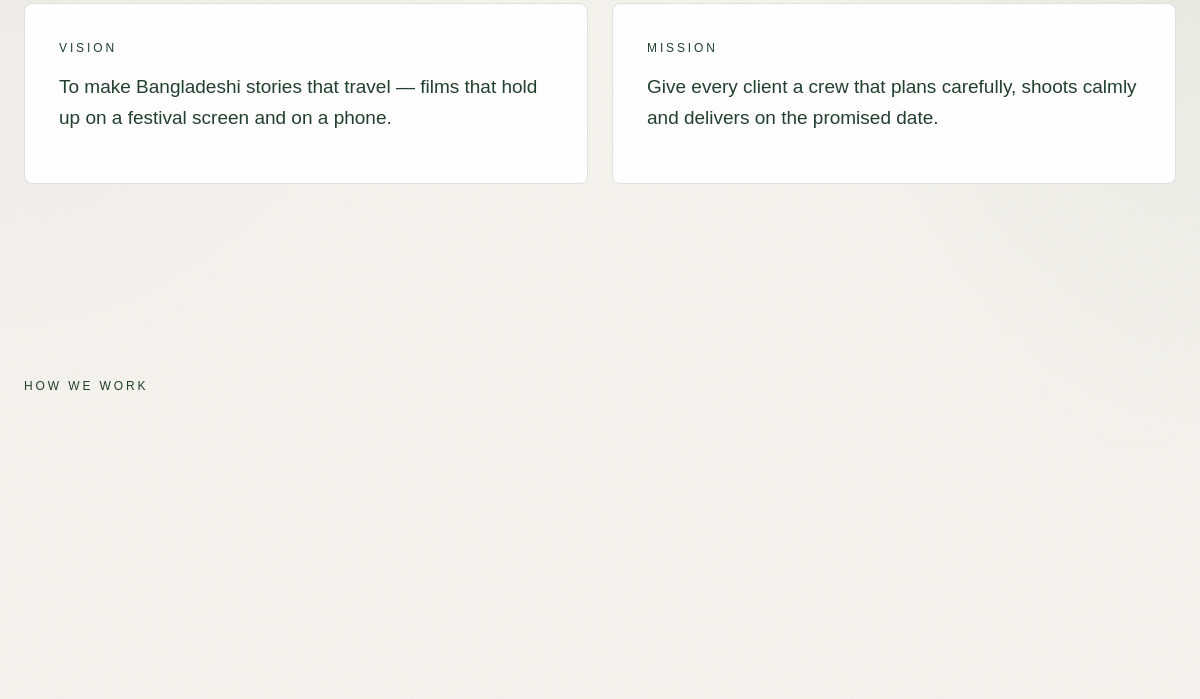
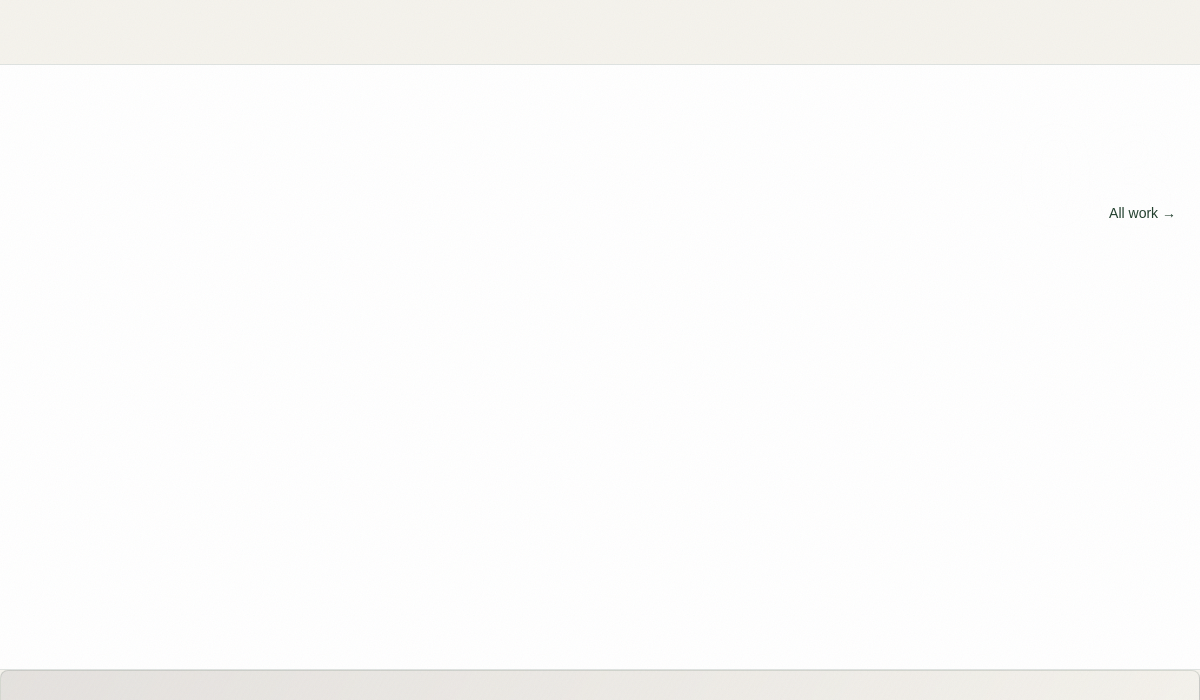
Before: /about (middle part) with the older database file (2 pictures, top to bottom).
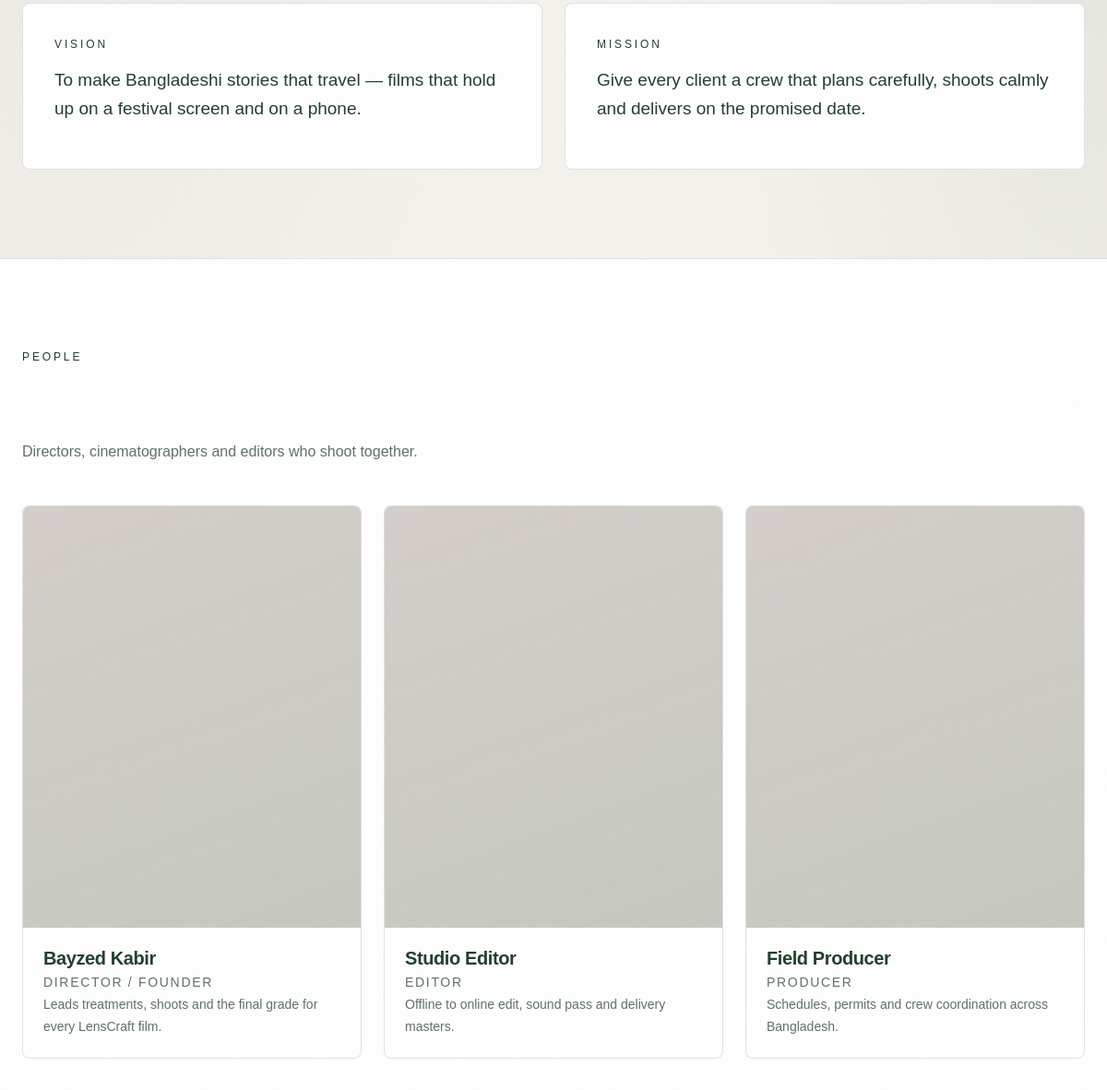
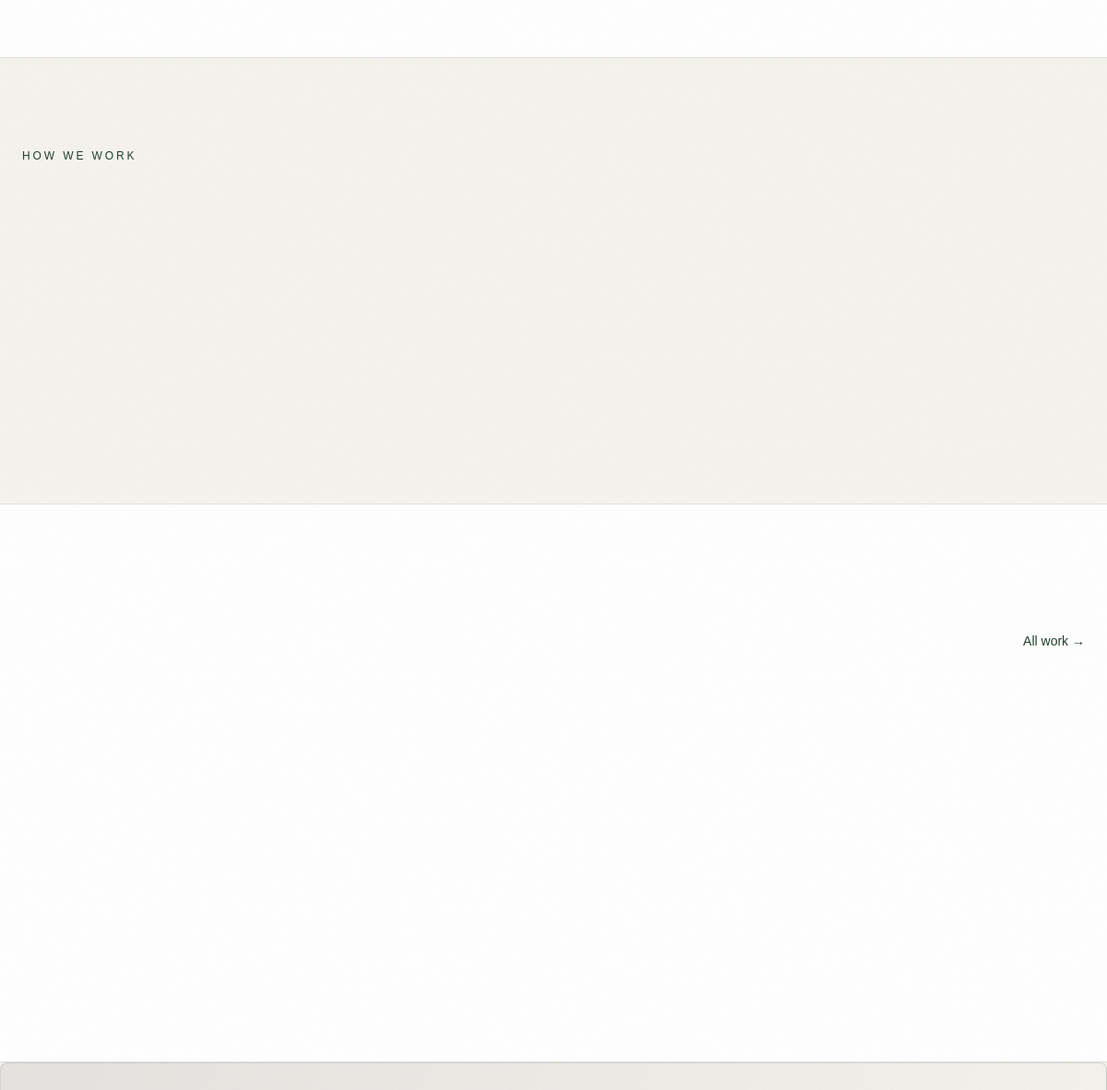
After: the same page with the newer database file (2 pictures, top to bottom).
### tables this page shows
CREATE TABLE IF NOT EXISTS team_members (
  id             INT UNSIGNED NOT NULL AUTO_INCREMENT,
  name           VARCHAR(120) NOT NULL,
  role           VARCHAR(120) NULL,
  bio            TEXT NULL,
  photo_media_id INT UNSIGNED NULL,
  sort_order     INT NOT NULL DEFAULT 0,
  is_active      TINYINT(1) NOT NULL DEFAULT 1,
  created_at     DATETIME NOT NULL DEFAULT CURRENT_TIMESTAMP,
  PRIMARY KEY (id),
  KEY idx_team_active (is_active)
);

### app/Support/Database.php (called while the page is built, shortened)
<?php
class Database
{
    private static ?PDO $pdo = null;
    public static function pdo(): PDO
    {
        if (self::$pdo instanceof PDO) {
            return self::$pdo;
        }
        $cfg = config('db');
        $dsn = sprintf('mysql:host=%s;port=%d;dbname=%s;charset=%s', $cfg['host'], $cfg['port'], $cfg['name'], $cfg['charset']);
        try {
            self::$pdo = new PDO($dsn, $cfg['user'], $cfg['pass'], [
                PDO::ATTR_ERRMODE            => PDO::ERRMODE_EXCEPTION,
                PDO::ATTR_DEFAULT_FETCH_MODE => PDO::FETCH_ASSOC,
                PDO::ATTR_EMULATE_PREPARES   => false,
            ]);
        } catch (PDOException $e) {
            throw new RuntimeException(
                'Database connection failed. Start MySQL in XAMPP and import database/schema.sql. (' . $e->getMessage() . ')',
                0,
                $e
            );
        }
        return self::$pdo;
    }
    public static function run(string $sql, array $params = []): PDOStatement
    {
        $stmt = self::pdo()->prepare($sql);
        $stmt->execute($params);
        return $stmt;
    }
    public static function all(string $sql, array $params = []): array
    {
        return self::run($sql, $params)->fetchAll();
    }
}

### app/Models/Project.php (called while the page is built, shortened)
<?php
class Project
{
    public static function published(string $category = '', int $limit = 60): array
    {
        $sql = 'SELECT p.*, m.path AS cover_path FROM projects p LEFT JOIN media m ON m.id = p.cover_media_id
                WHERE p.status = "published"';
        $params = [];
        $sql .= ' ORDER BY p.sort_order ASC, p.id DESC LIMIT ' . max(1, min($limit, 100));
        return Database::all($sql, $params);
    }
}

### app/Controllers/Site/AboutController.php (called while the page is built, shortened)
<?php
class AboutController extends Controller
{
    public function index(): void
    {
        $this->site('site.about', [
            'hero'     => Content::get('about', 'hero', ['heading' => 'About LensCraft']),
            'vision'   => Content::get('about', 'vision'),
            'approach' => Content::get('about', 'approach', ['steps' => []]),
            'teamIntro'=> Content::get('about', 'team', [
                'heading' => 'The crew',
                'subheading' => 'Directors, cinematographers and editors who shoot together.',
                'enabled' => '1',
            ]),
            'team'     => TeamMember::active(),
            'ctaBand'  => Content::get('home', 'cta_band'),
            'projects' => Project::published('', 3),
            'title'    => 'About',
        ]);
    }
}

### public/index.php (called while the page is built, shortened)
<?php
$router = new Router();
$path = parse_url($_SERVER['REQUEST_URI'] ?? '/', PHP_URL_PATH) ?: '/';
try {
    $router->dispatch($_SERVER['REQUEST_METHOD'] ?? 'GET', $path);
} catch (Throwable $e) {
    if (config('app_debug')) {
        http_response_code(500);
        echo '<pre style="background:#0B0B0B;color:#F5F5F5;padding:24px;font:13px/1.6 monospace">';
        echo e($e->getMessage()) . "\n\n" . e($e->getTraceAsString());
        echo '</pre>';
        exit;
    }
    error_log($e->getMessage());
    http_response_code(500);
    echo view('site.500', [], 'site');
}

### app/config.php (called while the page is built)
<?php
return array_merge([
    'app_name'    => 'LensCraft Production',
    'app_env'     => 'local',
    'app_debug'   => true,
    'base_url'    => '',
    'db' => [
        'host'    => '127.0.0.1',
        'port'    => 3306,
        'name'    => 'lenscraft',
        'user'    => 'root',
        'pass'    => '',
        'charset' => 'utf8mb4',
    ],
    'uploads' => [
        'video_dir'   => __DIR__ . '/../public/uploads/videos',
        'image_dir'   => __DIR__ . '/../public/uploads/images',
        'thumb_dir'   => __DIR__ . '/../public/uploads/thumbs',
        'temp_dir'    => __DIR__ . '/../storage/temp',
        'max_video'   => 2 * 1024 * 1024 * 1024,
        'max_image'   => 12 * 1024 * 1024,
        'chunk_size'  => 4 * 1024 * 1024,
        'video_types' => ['video/mp4', 'video/quicktime', 'video/x-matroska', 'video/webm'],
        'image_types' => ['image/jpeg', 'image/png', 'image/webp', 'image/gif', 'image/svg+xml'],
        'doc_types'   => ['application/pdf', 'text/plain'],
    ],
    'session_name' => 'lenscraft_admin',
    'timezone'     => 'Asia/Dhaka',
], file_exists(__DIR__ . '/config.local.php') ? require __DIR__ . '/config.local.php' : []);

### app/Controllers/Controller.php (called while the page is built, shortened)
<?php
abstract class Controller
{
    protected function site(string $template, array $data = []): void
    {
        $data['settings'] = Settings::all();
        $data['navPath'] = current_path();
        render($template, $data, 'site');
    }
}

### app/Models/TeamMember.php (called while the page is built, shortened)
<?php
class TeamMember
{
    public static function active(): array
    {
        return Database::all(
            'SELECT t.*, m.path AS photo_path FROM team_members t
             LEFT JOIN media m ON m.id = t.photo_media_id
             WHERE t.is_active = 1 ORDER BY t.sort_order ASC, t.id ASC'
        );
    }
}

### app/Views/site/about.php (the view, shortened to what this page needs)
<section class="section two-col">
    <article class="panel">
        <p class="eyebrow">Vision</p>
        <p class="lead"><?= e($vision['vision'] ?? '') ?></p>
    </article>
    <article class="panel">
        <p class="eyebrow">Mission</p>
        <p class="lead"><?= e($vision['mission'] ?? '') ?></p>
    </article>
</section>
<?php if (($teamIntro['enabled'] ?? '1') === '1' && $team): ?>
    <section class="section section--alt" id="team">
        <div class="section__head">
            <div>
                <p class="eyebrow">People</p>
                <h2><?= e($teamIntro['heading'] ?? 'The crew') ?></h2>
                <p class="section__sub"><?= e($teamIntro['subheading'] ?? '') ?></p>
            </div>
        </div>
        <div class="team-grid">
            <?php foreach ($team as $member): ?>
                <article class="team-card">
                    <div class="team-card__photo" <?= $member['photo_path'] ? 'style="background-image:url(' . e(uploaded($member['photo_path'])) . ')"' : '' ?>></div>
                    <div class="team-card__body">
                        <h3><?= e($member['name']) ?></h3>
                        <?php if ($member['role']): ?><p class="team-card__role"><?= e($member['role']) ?></p><?php endif; ?>
                        <?php if ($member['bio']): ?><p><?= e($member['bio']) ?></p><?php endif; ?>
                    </div>
                </article>
            <?php endforeach; ?>
        </div>
    </section>
<?php endif; ?>
<section class="section">
    <div class="section__head">
        <div>
            <p class="eyebrow">How we work</p>
            <h2>Approach</h2>
        </div>
    </div>
    <div class="grid grid--steps">
    </div>
</section>
<?php if ($projects): ?>
    <section class="section section--alt">
        <div class="section__head">
            <h2>Recent films</h2>
            <a class="link-arrow" href="<?= url('/work') ?>">All work →</a>
        </div>
        <div class="grid grid--work">
        </div>
    </section>
<?php endif; ?>
<section class="cta-band">
</section>

### app/Support/Router.php (shortened to what this page needs)
<?php
class Router
{
    private array $routes = ['GET' => [], 'POST' => []];
    private function add(string $method, string $path, callable|string $handler): void
    {
        $params = [];
        $pattern = preg_replace_callback('~\{(\w+)\}~', static function (array $m) use (&$params): string {
            $params[] = $m[1];
            return '([^/]+)';
        }, '/' . trim($path, '/'));
        $this->routes[$method][] = [
            'pattern' => '~^' . rtrim((string) $pattern, '/') . '/?$~',
            'handler' => $handler,
            'params'  => $params,
        ];
    }
    public function dispatch(string $method, string $path): void
    {
        $path = '/' . trim($path, '/');
        $method = $method === 'POST' ? 'POST' : 'GET';
        foreach ($this->routes[$method] as $route) {
            if (preg_match($route['pattern'], $path, $matches)) {
                array_shift($matches);
                $this->call($route['handler'], $matches);
                return;
            }
        }
    }
    private function call(callable|string $handler, array $args): void
    {
        if (is_string($handler)) {
            [$class, $method] = explode('@', $handler);
            $controller = new $class();
            $controller->{$method}(...$args);
            return;
        }
    }
}

### app/helpers.php (shortened to what this page needs)
<?php
function config(?string $key = null, mixed $default = null): mixed
{
    static $config = null;
    if ($config === null) {
        $config = require __DIR__ . '/config.php';
    }
    return $config[$key] ?? $default;
}
function e(?string $value): string
{
    return htmlspecialchars((string) $value, ENT_QUOTES | ENT_SUBSTITUTE, 'UTF-8');
}
function url(string $path = '/'): string
{
    $base = rtrim((string) config('base_url'), '/');
    $path = '/' . ltrim($path, '/');
    return $base . ($path === '/' ? '/' : rtrim($path, '/'));
}
function asset(string $path): string
{
    $base = rtrim((string) config('base_url'), '/');
    return $base . '/assets/' . ltrim($path, '/');
}
function current_path(): string
{
    $base = rtrim((string) config('base_url'), '/');
    $path = parse_url($_SERVER['REQUEST_URI'] ?? '/', PHP_URL_PATH) ?: '/';
    return '/' . trim($path, '/');
}
function is_active(string $prefix): bool
{
    $path = current_path();
    return $path === $prefix || str_starts_with($path, rtrim($prefix, '/') . '/');
}
function view(string $template, array $data = [], ?string $layout = null): string
{
    $file = __DIR__ . '/Views/' . str_replace('.', '/', $template) . '.php';
    extract($data, EXTR_SKIP);
    require $file;
    $content = (string) ob_get_clean();
    if ($layout !== null) {
        $layoutFile = __DIR__ . '/Views/layouts/' . $layout . '.php';
        require $layoutFile;
        $content = (string) ob_get_clean();
    }
    return $content;
}
function render(string $template, array $data = [], ?string $layout = null): void
{
    echo view($template, $data, $layout);
}

### app/Views/layouts/site.php (shortened to what this page needs)
<?php
$settings = $settings ?? [];
$studio = $settings['studio_name'] ?? 'LensCraft Production';
?>
<!doctype html>
<html lang="en">
<head>
    <link rel="stylesheet" href="<?= asset('css/site.css') ?>">
</head>
<body>
<main>
<?= $content ?>
</main>
</body>
</html>

### public/assets/css/site.css (style rules this page uses)
:root { --bg: #F5F3ED; --surface: #FFFFFF; --surface-2: #EBE7DF; --border: rgba(31, 61, 43, 0.14); --text: #1F3D2B; --muted: #5F6F66; --accent: #1F3D2B; --accent-2: #301F3D; --accent-soft: rgba(31, 61, 43, 0.08); --danger: #A33B3B; --radius: 4px; --radius-lg: 8px; --maxw: 1200px; --nav-h: 76px; --font-display: 'Handel Gothic', 'Arial Narrow', 'Franklin Gothic Medium', sans-serif; --font-body: 'Handel Gothic', 'Arial Narrow', 'Franklin Gothic Medium', sans-serif; }
* { box-sizing: border-box; }
html { scroll-behavior: smooth; }
body { margin: 0; background: radial-gradient(90% 60% at 0% 0%, rgba(48, 31, 61, 0.06), transparent 55%), radial-gradient(70% 50% at 100% 10%, rgba(31, 61, 43, 0.07), transparent 50%), var(--bg); color: var(--text); font-family: var(--font-body); font-size: 16px; line-height: 1.7; font-weight: 400; -webkit-font-smoothing: antialiased; }
h1, h2, h3, h4 { font-family: var(--font-display); font-weight: 700; line-height: 1.1; letter-spacing: -0.02em; margin: 0 0 12px; }
h2 { font-size: clamp(28px, 4vw, 48px); }
h3 { font-size: 20px; }
p { margin: 0 0 16px; }
a { color: inherit; text-decoration: none; }
.eyebrow { font-size: 12px; letter-spacing: 0.24em; text-transform: uppercase; color: var(--accent); font-weight: 500; margin-bottom: 14px; }
.link-arrow { color: var(--accent); font-size: 14px; font-weight: 500; white-space: nowrap; }
.section { max-width: var(--maxw); margin: 0 auto; padding: 96px 24px; }
.section--alt { max-width: none; background: var(--surface); border-block: 1px solid var(--border); }
.section--alt > * { max-width: var(--maxw); margin-inline: auto; }
.section__head { display: flex; align-items: flex-end; justify-content: space-between; gap: 24px; margin-bottom: 44px; }
.section__sub { color: var(--muted); max-width: 52ch; margin: 0; }
.grid { display: grid; gap: 24px; }
.grid--work { grid-template-columns: repeat(3, 1fr); }
.grid--steps { grid-template-columns: repeat(4, 1fr); }
.cta-band { max-width: var(--maxw); margin: 0 auto 96px; padding: 56px 48px; border: 1px solid var(--border); border-radius: var(--radius-lg); background: linear-gradient(120deg, rgba(48, 31, 61, 0.08), rgba(245, 243, 237, 0.95)); display: flex; align-items: center; justify-content: space-between; gap: 32px; flex-wrap: wrap; }
.team-grid { display: grid; grid-template-columns: repeat(3, 1fr); gap: 24px; }
.team-card { background: var(--surface); border: 1px solid var(--border); border-radius: var(--radius-lg); overflow: hidden; }
.team-card__photo { aspect-ratio: 4 / 5; background: linear-gradient(160deg, rgba(48, 31, 61, 0.12), rgba(31, 61, 43, 0.18)), var(--surface-2); background-size: cover; background-position: center; }
.team-card__body { padding: 22px; }
.team-card__body h3 { margin-bottom: 4px; }
.team-card__role { color: var(--accent-2); font-size: 12px; letter-spacing: 0.12em; text-transform: uppercase; margin: 0 0 12px; }
.team-card__body p { color: var(--muted); font-size: 14px; margin: 0; }
.two-col { display: grid; grid-template-columns: repeat(2, 1fr); gap: 24px; }
.panel { border: 1px solid var(--border); border-radius: var(--radius-lg); background: var(--surface); padding: 34px; }
.lead { font-size: 19px; color: var(--text); line-height: 1.6; }
body { counter-reset: sec; }
.section { counter-increment: sec; }
.section__head { position: relative; }
.section__head::after { content: counter(sec, decimal-leading-zero); position: absolute; right: 0; top: -56px; font-family: var(--font-display); font-size: clamp(90px, 12vw, 170px); font-weight: 800; line-height: 1; color: transparent; -webkit-text-stroke: 1px rgba(245, 245, 245, 0.07); pointer-events: none; user-select: none; z-index: 0; }
.section__head h2 { clip-path: inset(0 0 110% 0); transform: translateY(18px); transition: clip-path 0.7s cubic-bezier(0.22, 1, 0.36, 1), transform 0.7s cubic-bezier(0.22, 1, 0.36, 1); }
body::after { content: ''; position: fixed; inset: 0; z-index: 100; pointer-events: none; opacity: 0.05; }
main, .footer, .footer-cta { transition: opacity 0.22s ease; }

Changed rows visible on the page:
added team_members: name "Bayzed Kabir", role "DIRECTOR / FOUNDER", bio "Leads treatments, shoots and the final grade for every LensCraft film."
added team_members: name "Studio Editor", role "EDITOR", bio "Offline to online edit, sound pass and delivery masters."
added team_members: name "Field Producer", role "PRODUCER", bio "Schedules, permits and crew coordination across Bangladesh."
Other visible differences:
new list line: "PEOPLE Directors, cinematographers and editors who shoot together."
